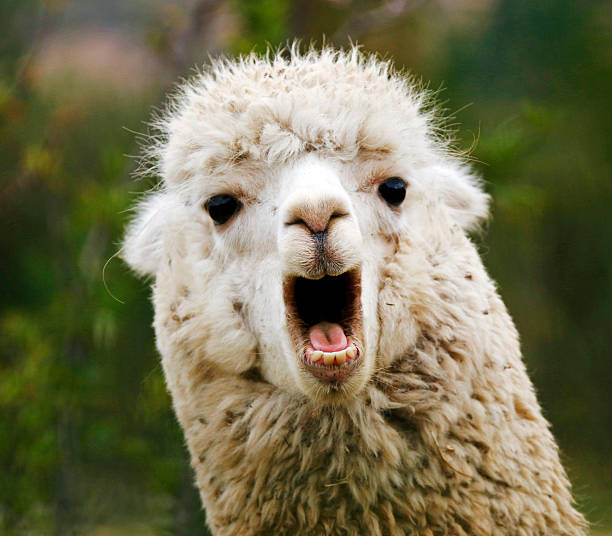
//> input picture Resources/alpaca.jpg, 612 x 536 px
$ ./Chapter3   (built with g++ and OpenCV 4)
//> lines starting //> are read from the running program, lines starting //| are printed output that depends on the picture
#include <opencv2/opencv.hpp>		// OpenCV에서 지원하는 모든 기능
#include <opencv2/videoio.hpp>		// 비디오 추적 및 배경 segmentation과 관련된 루틴
#include <opencv2/imgcodecs.hpp>	// 기본 데이터 타입이 선언 (Mat 이나 Point가 선언, 행렬 연산 혹은 벡터 연산)
#include <opencv2/highgui.hpp>		// 윈도우 화면, UI처리(슬라이더, 버튼 등) 및 마우스 제어 가능
#include <iostream>
#include <stdio.h>

using namespace cv;
using namespace std;

// #3. Resize and Crop
// 1) Importing Images
void main() {
	// Mat은 이미지를 담을 객체이다. 행렬 구성
	string path = "Resources/alpaca.jpg";
	Mat img = imread(path);
//> img is the input picture: 536 rows x 612 cols, CV_8UC3; mean B, G, R 82.9, 113.5, 116.8
	Mat imgResize;
	Mat imgCrop;

	cout << img.size() << endl;		// [612 X 536]
//| [612 x 536]
	// Resize
	// : 이미지를 확대 또는 축소
	resize(img, imgResize, Size(300, 300));
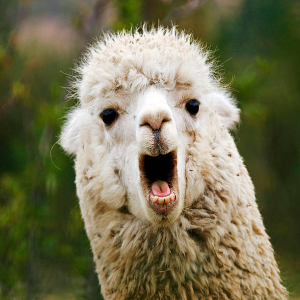
//> imgResize: 300 rows x 300 cols, CV_8UC3; mean B, G, R 82.8, 113.4, 116.7

	// ROI (crop)
	// : 원본 이미지에서 원하는 부분만 잘라서 가져오는 것
	Rect roi(100, 100, 300, 250);
	imgCrop = img(roi);
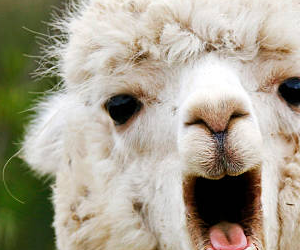
//> imgCrop: 250 rows x 300 cols, CV_8UC3; mean B, G, R 143.7, 161.3, 168.5

	imshow("Image", img);
	imshow("Image Resize", imgResize);
	imshow("Image Crop", imgCrop);
	waitKey(0);
}
